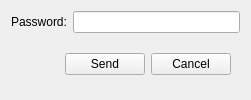
<?xml version="1.0" encoding="UTF-8"?>
<ui version="4.0">
 <class>Form</class>
 <widget class="QWidget" name="Form">
  <property name="geometry">
   <rect>
    <x>0</x>
    <y>0</y>
    <width>251</width>
    <height>100</height>
   </rect>
  </property>
  <property name="sizePolicy">
   <sizepolicy hsizetype="Fixed" vsizetype="Fixed">
    <horstretch>0</horstretch>
    <verstretch>0</verstretch>
   </sizepolicy>
  </property>
  <property name="minimumSize">
   <size>
    <width>250</width>
    <height>100</height>
   </size>
  </property>
  <property name="maximumSize">
   <size>
    <width>251</width>
    <height>100</height>
   </size>
  </property>
  <property name="windowTitle">
   <string>Input Password</string>
  </property>
  <layout class="QVBoxLayout" name="verticalLayout">
   <item>
    <layout class="QHBoxLayout" name="horizontalLayout">
     <item>
      <widget class="QLabel" name="label">
       <property name="text">
        <string>Password:</string>
       </property>
      </widget>
     </item>
     <item>
      <widget class="QLineEdit" name="passwordLineEdit">
       <property name="maxLength">
        <number>6</number>
       </property>
       <property name="echoMode">
        <enum>QLineEdit::Password</enum>
       </property>
      </widget>
     </item>
    </layout>
   </item>
   <item>
    <widget class="QFrame" name="frame">
     <property name="sizePolicy">
      <sizepolicy hsizetype="Minimum" vsizetype="Minimum">
       <horstretch>0</horstretch>
       <verstretch>0</verstretch>
      </sizepolicy>
     </property>
     <property name="frameShape">
      <enum>QFrame::NoFrame</enum>
     </property>
     <property name="frameShadow">
      <enum>QFrame::Raised</enum>
     </property>
     <layout class="QHBoxLayout" name="horizontalLayout_2">
      <item>
       <widget class="QLabel" name="label_2">
        <property name="sizePolicy">
         <sizepolicy hsizetype="Fixed" vsizetype="Fixed">
          <horstretch>0</horstretch>
          <verstretch>0</verstretch>
         </sizepolicy>
        </property>
        <property name="minimumSize">
         <size>
          <width>15</width>
          <height>15</height>
         </size>
        </property>
        <property name="maximumSize">
         <size>
          <width>15</width>
          <height>15</height>
         </size>
        </property>
        <property name="text">
         <string/>
        </property>
        <property name="scaledContents">
         <bool>true</bool>
        </property>
       </widget>
      </item>
      <item>
       <spacer name="horizontalSpacer">
        <property name="orientation">
         <enum>Qt::Horizontal</enum>
        </property>
        <property name="sizeHint" stdset="0">
         <size>
          <width>19</width>
          <height>20</height>
         </size>
        </property>
       </spacer>
      </item>
      <item>
       <widget class="QPushButton" name="sendButton">
        <property name="text">
         <string>Send</string>
        </property>
       </widget>
      </item>
      <item>
       <widget class="QPushButton" name="cancelButton">
        <property name="text">
         <string>Cancel</string>
        </property>
       </widget>
      </item>
     </layout>
    </widget>
   </item>
  </layout>
 </widget>
 <resources/>
 <connections/>
</ui>
